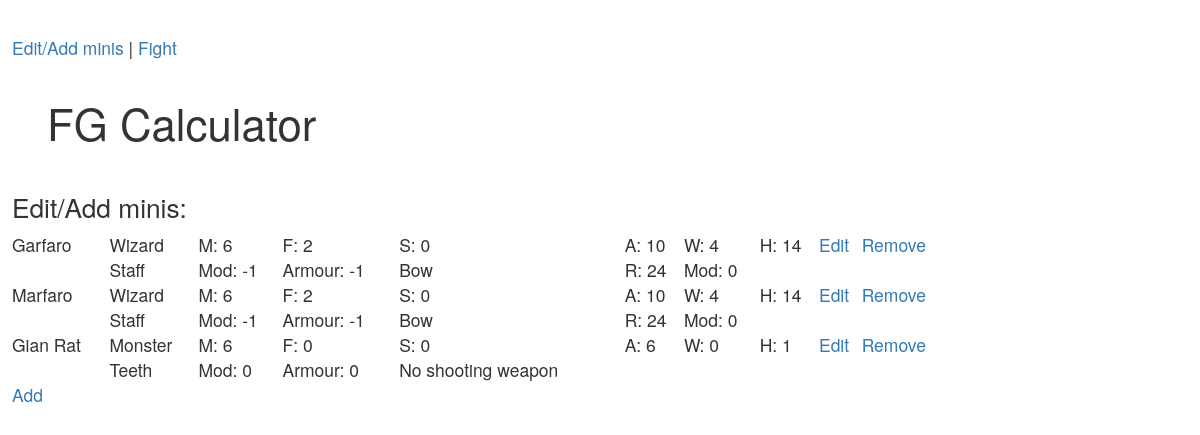
The page /show on the database as committed earlier.
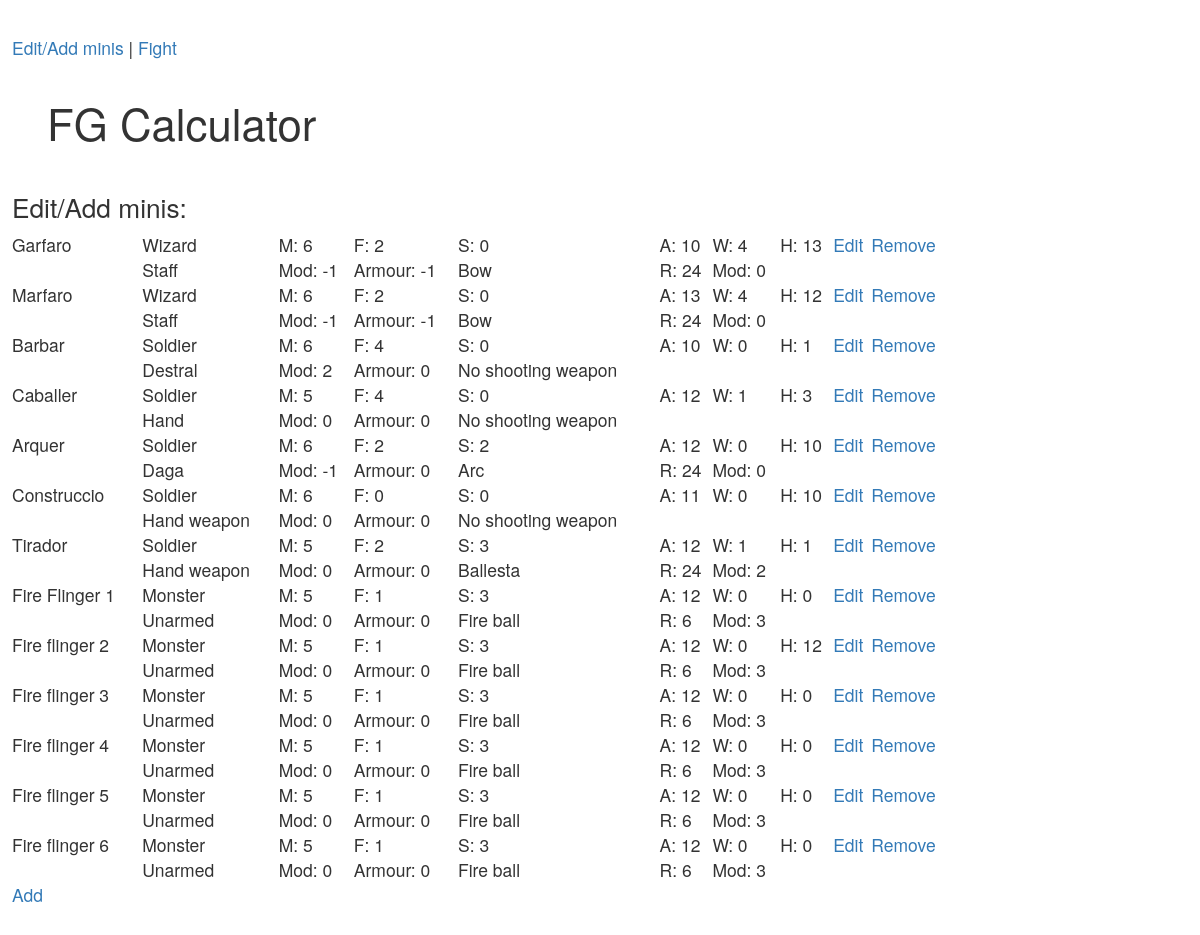
The same page on the database as committed later.
### tables this page shows
CREATE TABLE "minis" (
	`type`	INTEGER,
	`name`	TEXT,
	`list`	TEXT,
	`user`	TEXT,
	`M`	INTEGER,
	`F`	INTEGER,
	`S`	INTEGER,
	`A`	INTEGER,
	`W`	INTEGER,
	`H`	INTEGER,
	`cwp_name`	TEXT,
	`cwp_damage_mod`	INTEGER,
	`cwp_armour_mod`	INTEGER,
	`swp_name`	TEXT,
	`swp_range`	INTEGER,
	`swp_damage_mod`	INTEGER
);

### frostgrave.py (the view)
@app.route('/show')
def show():
    db = get_db()
    cur = db.execute("SELECT rowid, * FROM minis WHERE user=\"{}\" ".format(USER_ID))
    minis = cur.fetchall()
    return render_template('show_minis.html', minis=minis)

### frostgrave.py (called while the page is built)
def connect_db():
    rv = sqlite3.connect(app.config['DATABASE'])
    rv.row_factory = sqlite3.Row
    return rv

def get_db():
    if not hasattr(g, 'sqlite_db'):
        g.sqlite_db = connect_db()
    return g.sqlite_db

### templates/show_minis.html (shortened to what this page needs)
{% extends "layout.html" %}
{% block body %}
<h2>Edit/Add minis:</h2>
<table style="width:80%">
{% for m in minis %}
    <tr>
        <td>{{ m.name }}</td>
        {% if m.type == 0%}
            <td>Wizard</td>
        {% elif m.type == 1%}
            <td>Apprentice</td>
        {% elif m.type == 2%}
            <td>Soldier</td>
        {% elif m.type == 3%}
            <td>Monster</td>
        {% else%}
            <td>Other</td>
        {% endif %}
        <td>M: {{ m.M }}</td>
        <td>F: {{ m.F }}</td>
        <td>S: {{ m.S }}</td>
        <td>A: {{ m.A }}</td>
        <td>W: {{ m.W }}</td>
        <td>H: {{ m.H }}</td>
        <td><a href="{{ url_for('edit_mini', mini=m.rowid)}}">Edit</a></td>
        <td><a href="{{ url_for('delete_mini', mini=m.rowid)}}">Remove</a></td>
    </tr>
    <tr>
        <td></td>
        <td>{{ m.cwp_name }}</td>
        <td>Mod: {{ m.cwp_damage_mod }}</td>
        <td>Armour: {{ m.cwp_armour_mod }}</td>
        {% if m.swp_range > 0 %}
            <td>{{ m.swp_name }}</td>
            <td>R: {{ m.swp_range }}</td>
            <td>Mod: {{ m.swp_damage_mod }}</td>
        {% else %}
            <td>No shooting weapon</td>
            <td></td>
            <td></td>
        {% endif %}
        <td></td>
        <td></td>
    </tr>
{% endfor %}
</table>
<a href="{{ url_for('add_mini')}}">Add</a>
{% endblock %}>

### templates/layout.html (shortened to what this page needs)
<!doctype html>
<link rel="stylesheet" href="https://maxcdn.bootstrapcdn.com/bootstrap/3.3.7/css/bootstrap.min.css"
>
<link rel=stylesheet type=text/css href="{{ url_for('static', filename='style.css') }}">
<div class=page>
    <a href="{{ url_for('show') }}">Edit/Add minis</a> | <td><a href="{{ url_for('hello') }}">Fight</a>
    <div class="title">
        <h1>FG Calculator</h1>
     </div>
    {% block body %}{% endblock %}
</div>

### static/style.css (style rules this page uses)
h1 { font-size: 2.5em; }
h2 { font-size: 1.5em; }
.page { margin: 2em auto; width: 98%; }
.title { margin-left: 1em; padding: 1em }

Rows that differ between the two databases and show on the page:
removed minis: name "Gian Rat", type "Monster", M "6", F "0", S "0", A "6", W "0", H "1", cwp_name "Teeth", cwp_damage_mod "0", cwp_armour_mod "0", swp_range "No shooting weapon"
changed minis "Garfaro": H "14" → "13"
changed minis "Marfaro": A "10" → "13"; H "14" → "12"
added minis: name "Barbar", type "Soldier", M "6", F "4", S "0", A "10", W "0", H "1", cwp_name "Destral", cwp_damage_mod "2", cwp_armour_mod "0", swp_range "No shooting weapon"
added minis: name "Caballer", type "Soldier", M "5", F "4", S "0", A "12", W "1", H "3", cwp_name "Hand", cwp_damage_mod "0", cwp_armour_mod "0", swp_range "No shooting weapon"
added minis: name "Arquer", type "Soldier", M "6", F "2", S "2", A "12", W "0", H "10", cwp_name "Daga", cwp_damage_mod "-1", cwp_armour_mod "0", swp_name "Arc", swp_range "24", swp_damage_mod "0"
added minis: name "Construccio", type "Soldier", M "6", F "0", S "0", A "11", W "0", H "10", cwp_name "Hand weapon", cwp_damage_mod "0", cwp_armour_mod "0", swp_range "No shooting weapon"
added minis: name "Tirador", type "Soldier", M "5", F "2", S "3", A "12", W "1", H "1", cwp_name "Hand weapon", cwp_damage_mod "0", cwp_armour_mod "0", swp_name "Ballesta", swp_range "24", swp_damage_mod "2"
added minis: name "Fire Flinger 1", type "Monster", M "5", F "1", S "3", A "12", W "0", H "0", cwp_name "Unarmed", cwp_damage_mod "0", cwp_armour_mod "0", swp_name "Fire ball", swp_range "6", swp_damage_mod "3"
added minis: name "Fire flinger 2", type "Monster", M "5", F "1", S "3", A "12", W "0", H "12", cwp_name "Unarmed", cwp_damage_mod "0", cwp_armour_mod "0", swp_name "Fire ball", swp_range "6", swp_damage_mod "3"
added minis: name "Fire flinger 3", type "Monster", M "5", F "1", S "3", A "12", W "0", H "0", cwp_name "Unarmed", cwp_damage_mod "0", cwp_armour_mod "0", swp_name "Fire ball", swp_range "6", swp_damage_mod "3"
added minis: name "Fire flinger 4", type "Monster", M "5", F "1", S "3", A "12", W "0", H "0", cwp_name "Unarmed", cwp_damage_mod "0", cwp_armour_mod "0", swp_name "Fire ball", swp_range "6", swp_damage_mod "3"
added minis: name "Fire flinger 5", type "Monster", M "5", F "1", S "3", A "12", W "0", H "0", cwp_name "Unarmed", cwp_damage_mod "0", cwp_armour_mod "0", swp_name "Fire ball", swp_range "6", swp_damage_mod "3"
added minis: name "Fire flinger 6", type "Monster", M "5", F "1", S "3", A "12", W "0", H "0", cwp_name "Unarmed", cwp_damage_mod "0", cwp_armour_mod "0", swp_name "Fire ball", swp_range "6", swp_damage_mod "3"
